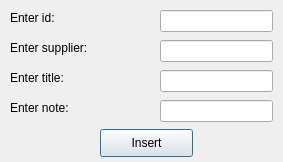
<?xml version="1.0" encoding="UTF-8"?>
<ui version="4.0">
 <class>contract_insert</class>
 <widget class="QDialog" name="contract_insert">
  <property name="geometry">
   <rect>
    <x>0</x>
    <y>0</y>
    <width>283</width>
    <height>162</height>
   </rect>
  </property>
  <property name="windowTitle">
   <string>Insert to contract</string>
  </property>
  <widget class="QLabel" name="label">
   <property name="geometry">
    <rect>
     <x>10</x>
     <y>10</y>
     <width>111</width>
     <height>16</height>
    </rect>
   </property>
   <property name="text">
    <string>Enter id:</string>
   </property>
  </widget>
  <widget class="QLabel" name="label_2">
   <property name="geometry">
    <rect>
     <x>10</x>
     <y>40</y>
     <width>151</width>
     <height>16</height>
    </rect>
   </property>
   <property name="text">
    <string>Enter supplier:</string>
   </property>
  </widget>
  <widget class="QLabel" name="label_3">
   <property name="geometry">
    <rect>
     <x>10</x>
     <y>70</y>
     <width>111</width>
     <height>16</height>
    </rect>
   </property>
   <property name="text">
    <string>Enter title:</string>
   </property>
  </widget>
  <widget class="QLabel" name="label_4">
   <property name="geometry">
    <rect>
     <x>10</x>
     <y>100</y>
     <width>121</width>
     <height>16</height>
    </rect>
   </property>
   <property name="text">
    <string>Enter note:</string>
   </property>
  </widget>
  <widget class="QLineEdit" name="lineEdit_contract_id">
   <property name="geometry">
    <rect>
     <x>160</x>
     <y>10</y>
     <width>113</width>
     <height>22</height>
    </rect>
   </property>
  </widget>
  <widget class="QLineEdit" name="lineEdit_contract_supplier">
   <property name="geometry">
    <rect>
     <x>160</x>
     <y>40</y>
     <width>113</width>
     <height>22</height>
    </rect>
   </property>
  </widget>
  <widget class="QLineEdit" name="lineEdit_contract_title">
   <property name="geometry">
    <rect>
     <x>160</x>
     <y>70</y>
     <width>113</width>
     <height>22</height>
    </rect>
   </property>
  </widget>
  <widget class="QLineEdit" name="lineEdit_contract_note">
   <property name="geometry">
    <rect>
     <x>160</x>
     <y>100</y>
     <width>113</width>
     <height>22</height>
    </rect>
   </property>
  </widget>
  <widget class="QPushButton" name="pushButton_contract_insert">
   <property name="geometry">
    <rect>
     <x>100</x>
     <y>129</y>
     <width>93</width>
     <height>28</height>
    </rect>
   </property>
   <property name="text">
    <string>Insert</string>
   </property>
  </widget>
 </widget>
 <resources/>
 <connections/>
</ui>
